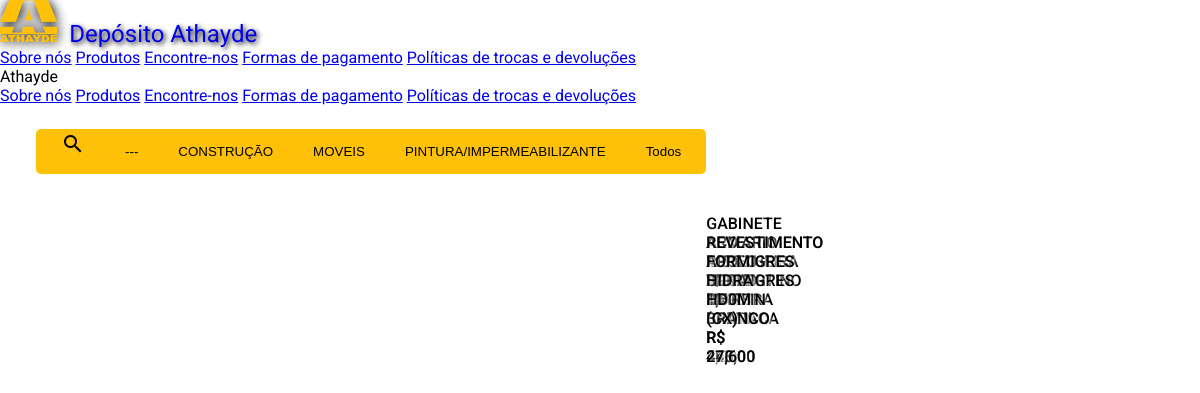
Page /produto.php on the committed database.
### tables this page shows
CREATE TABLE `pdt_produto` (
  `id` int(11) NOT NULL,
  `produto` varchar(57) NOT NULL,
  `preco` varchar(356) DEFAULT NULL,
  `info` varchar(600) DEFAULT NULL,
  `setor` varchar(25) DEFAULT NULL,
  `grupo` varchar(18) DEFAULT NULL,
  `subgrupo` varchar(21) DEFAULT NULL,
  `estoque` varchar(9) DEFAULT NULL
);

### produto.php (the view, shortened to what this page needs)
<?php include('header.php'); ?>
<div class="page-content mdl-color--white mdl-shadow--2dp mdl-grid" id="conteudo" style="margin: 1% 1% 1% 1%; padding: 1% 2% 1% 2%">
<div class="mdl-cell mdl-cell--12-col" style="z-index: 100000;">
<?php include('categorias.php'); ?>
</div>
<div class="mdl-cell mdl-cell--12-col mdl-grid" id="lista" style="height: 99%;">
	<form method='POST' action='' style="width: 100%;">
		<?php
		if(isset($_POST["btn"]) || isset($_POST["btn2"]) || isset($_POST["btn3"]) || isset($_POST["tudo"])){
			if(isset($_POST["btn"])){
				$btn = $_POST["btn"];
				$sql = "SELECT * FROM pdt_produto WHERE setor = '$btn' AND info != '' ORDER BY produto";
			}
			if(isset($_POST["btn2"])){
				$btn2 = $_POST["btn2"];
				$grupo = explode("*", $btn2);
				$sql = "SELECT * FROM pdt_produto WHERE setor = '$grupo[0]' AND grupo = '$grupo[1]' AND info != '' ORDER BY produto ";
			}
			if(isset($_POST["btn3"])){
				$btn2 = $_POST["btn3"];
				$grupo = explode("*", $btn2);
				$sql = "SELECT * FROM pdt_produto WHERE setor = '$grupo[0]' AND grupo = '$grupo[1]' AND subgrupo = '$grupo[2]' AND info != '' ORDER BY produto ";
			}
			if(isset($_POST["tudo"])){
				$sql = "SELECT * FROM pdt_produto WHERE info != '' ORDER BY produto ";
			}
			$objDb = new db();
			$link = $objDb->conecta_mysql();
			$resultado = mysqli_query($link, $sql);
			while ($produtos = mysqli_fetch_assoc($resultado)){
				echo " <div class='detalhes'>
				<div class='mdl-cell mdl-cell--3-col mdl-shadow--4dp card-prod' style='background-image: url(img/produto/".$produtos["id"].".jpg);'>
					<button class='detalhes-content mdl-button mdl-js-button mdl-button--raised mdl-js-ripple-effect mdl-color--amber mdl-shadow--4dp' id='btndet".$produtos["id"]."' >Detalhes</button>
					<div class='mdl-color-text--black legenda'>".$produtos['produto']."<br>R$ ".$produtos['preco']."</div>
				</div>
			</div>
			<dialog class='mdl-dialog' id='dialog".$produtos["id"]."' style='width: 80%;'>
				<div class='mdl-dialog__content'>
					<div class='mdl-grid'>
						<div class='mdl-cell mdl-cell--5-col'>
							<img src='img/produto/".$produtos["id"].".jpg' style='max-width: 100%; max-height: 70vh; margin: auto; display: block;' >
						</div>
						<div class='mdl-cell mdl-cell--7-col' style='height: 100%;'>
							<h2>".$produtos['produto']."</h2>
							<small>Codigo: ".$produtos["id"]."</small>
							<h4>R$ ".$produtos['preco']."</h4>
							<p>".$produtos['info']."</p>
							<p>";
								if ((float)$produtos['estoque']>1){
									echo "<span class='mdl-chip mdl-color--green'><span class='mdl-chip__text'>Disponível</span></span>";
								} else{
									echo "<span class='mdl-chip mdl-color--red'><span class='mdl-chip__text'>Consulte estoque</span></span>";
								}
								echo "</p>
							</div>
						</div>
					</div>
					<div class='mdl-dialog__actions mdl-dialog__actions--full-width'>
						<button type='button' class='mdl-button close".$produtos["id"]."'>Fechar</button>
					</div>
				</dialog>
				<script>
					document.querySelector('#btndet".$produtos["id"]."').addEventListener('click', function(event) {
						event.preventDefault();
						document.querySelector('#dialog".$produtos["id"]."').showModal();
					});
					document.querySelector('.close".$produtos["id"]."').addEventListener('click', function(event) {
						event.preventDefault();
						document.querySelector('#dialog".$produtos["id"]."').close();
					});
				</script> ";
			}
		}else{
			$count = 0;
			do{
				$rand = rand(1,6800);
				$sql = "SELECT * FROM pdt_produto WHERE id = $rand AND info != ''";
				$objDb = new db();
				$link = $objDb->conecta_mysql();
				$resultado = mysqli_query($link, $sql);
				while ($produtos = mysqli_fetch_assoc($resultado)){
					echo " <div class='mdl-cell mdl-cell--3-col mdl-shadow--4dp card-prod' style='background-image: url(img/produto/".$produtos["id"].".jpg);'>
					<button class='detalhes-content mdl-button mdl-js-button mdl-button--raised mdl-js-ripple-effect mdl-color--amber mdl-shadow--4dp mdl-color-text--black' id='btndet".$produtos["id"]."' ><strong>Detalhes</strong></button>
					<div class='legenda'>".$produtos['produto']."<br>R$ ".$produtos['preco']."</div>
				</div>";
				$count++;
				}
			}while ($count<8);
		}
		?>
	</form>
</div>
<?php include('footer.php'); ?>

### header.php (shortened to what this page needs)
<!doctype html>
<html lang="pt-br">
<head>
	<link rel="stylesheet" href="https://code.getmdl.io/1.3.0/material.indigo-orange.min.css">
	<link rel="stylesheet" href="css-js/styles.css">
	<link href="css-js/jquery.bxslider.css" rel="stylesheet" />
</head>
<body class="mdl-color--grey-100 mdl-color-text--grey-800 backbody">
	<div class="mdl-layout mdl-js-layout mdl-layout--fixed-header">
		<header class="mdl-layout__header">
			<div class="mdl-layout__header-row">
				<a href="index.php" style="text-decoration: none;"><span class="mdl-layout-title"><img src="img/faviconamarelo.png" style="max-height: 42px;-webkit-filter: drop-shadow(1px 1px 6px black); filter: drop-shadow(1px 1px 6px black);" >&nbsp&nbsp&nbsp<span class="mdl-color-text--amber" style="text-shadow: 2px 2px 5px black; font-size: 24px;">Depósito Athayde</span></span></a>
				<nav class="mdl-navigation mdl-layout--large-screen-only">
					<a class="mdl-navigation__link" href="sobrenos.php">Sobre nós</a>
					<a class="mdl-navigation__link" href="produto.php">Produtos</a>
					<a class="mdl-navigation__link" href="mapas.php">Encontre-nos</a>
					<a class="mdl-navigation__link" href="pagamento.php">Formas de pagamento</a>
					<a class="mdl-navigation__link" href="politicas.php">Políticas de trocas e devoluções</a>
				</nav>
			</div>
		</header>
		<div class="mdl-layout__drawer">
			<span class="mdl-layout-title">Athayde</span>
			<nav class="mdl-navigation">
				<a class="mdl-navigation__link" href="sobrenos.php">Sobre nós</a>
				<a class="mdl-navigation__link" href="produto.php">Produtos</a>
				<a class="mdl-navigation__link" href="mapas.php">Encontre-nos</a>
				<a class="mdl-navigation__link" href="pagamento.php">Formas de pagamento</a>
				<a class="mdl-navigation__link" href="politicas.php">Políticas de trocas e devoluções</a>
			</nav>
		</div>
		<main class="mdl-layout__content">

### categorias.php (shortened to what this page needs)
<div class="mdl-cell mdl-cell--12-col" id="categoria" style="z-index: 10000; float: left;">
	<form action="" method="POST">
		<?php
		$sql = "SELECT DISTINCT setor FROM pdt_produto WHERE info!='' ORDER BY setor ";
		$objDb = new db();
		$link = $objDb->conecta_mysql();
		$resultado = mysqli_query($link, $sql);
		echo "<ul class='menu'>";
		echo "<li><button class='btnnav mdl-button--icon' id='iconpesquisa'>
	<i class='material-icons'>search</i></button></li>";
		while ($cat = mysqli_fetch_assoc($resultado)){
			$setor = $cat["setor"];
			echo " <li><button class='btnnav' name='btn' type='submit' value='".$setor."'>".$setor."</button>";
			echo "</li>";
		}
		echo " <li><button class='btnnav' name='tudo' type='submit'>Todos</button></li>";
		echo "</ul>";
		?>
	</form>
</div>

### footer.php (shortened to what this page needs)
		</div>
	</main>
	</div>
</body>
</html>

### css-js/styles.css (style rules this page uses)
html, body { font-family: 'Roboto', 'Helvetica', sans-serif; margin: 0; padding: 0; }
.backbody { background-image: url(../img/fundo.png); background-size: contain; background-position: bottom left; background-repeat: repeat-x; }
.card-prod { background-size: cover; float: left; padding-top: 21%; position: relative; background-position: center; }
.legenda { background-color: rgba(255,255,255,0.5); color: black; padding: 3%; bottom: 0px; position: absolute; width: 94%; font-weight: 500; text-shadow: 1px 1px 3px white; }
ul.menu, .menu li, .menu button { margin:0; padding:0; list-style:none; }
.btnnav { background: none; width:100%; border: none; }
ul.menu { float:left; font-size:15px; border-radius:5px; padding:0 5px; }
.menu li { float:left; position:relative; }
.menu li button { display:block; padding:0 20px; line-height:45px; height:45px; float:left; transition:all 0.1s linear; }
.menu { background:#ffc107; }
.menu button { color:#000; }

### rows in the picture
pdt_produto: produto "CAL PINTURA 8KG", preco "5,80"
pdt_produto: produto "ESPELHEIRA FICUS 50 PRETA", preco "125,00"
pdt_produto: produto "ESPELHEIRA FICUS 50 LARNACA", preco "125,00"
pdt_produto: produto "REVESTIMENTO FORMIGRES TRAVERTINO BEGE (CX)", preco "24,60"
pdt_produto: produto "ARMARIO AEREO APOLO 2,00M BRANCO", preco "498,00"
pdt_produto: produto "PISO FORMIGRES MARFIN (CX)", preco "24,60"
pdt_produto: produto "GABINETE ACO APOLO S/PIA 1,50M BRANCO", preco "470,00"
pdt_produto: produto "REVESTIMENTO FORMIGRES HIDRA HD (CX)", preco "27,60"

### other values in the picture
$setor "---"
$setor "CONSTRUÇÃO"
$setor "MOVEIS"
$setor "PINTURA/IMPERMEABILIZANTE"
